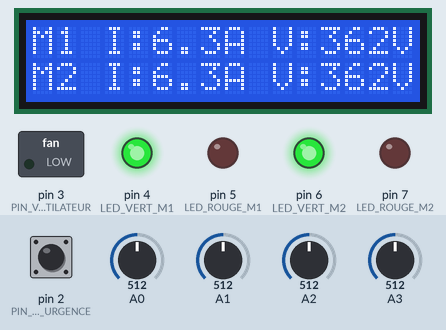
The sketch below on a simulated Arduino Uno, built with avr-gcc and run on an emulated ATmega328P. Shown: 16×2 character LCD, switched loads named in the sketch (green lamp = pin HIGH), output pins drawn as LEDs (lit = HIGH). The inputs (shaded band) are chosen by the test bench; at power-on: A0 = 512, A2 = 512, pin 2 (PIN_ARRET_URGENCE) HIGH, A1 = 512, A3 = 512. What the sketch prints to the serial monitor is not drawn.

Above: at 3.2 s.
3.3 s: A0 set to 589
At 4.3 s:
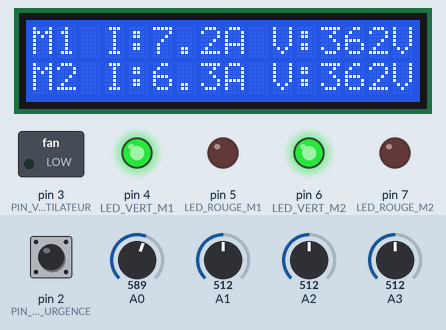
5.1 s: A0 set to 614
At 10.1 s:
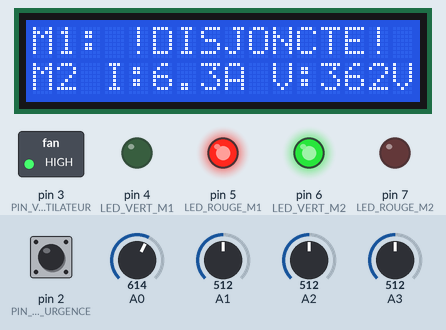
10.2 s: A2 set to 591
At 12.3 s:
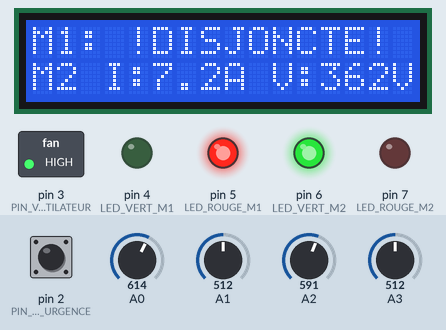
12.8 s: A2 set to 608
At 13.7 s:
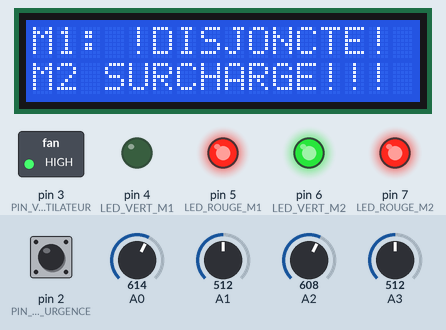
17.9 s: pin 2 (PIN_ARRET_URGENCE) pulled LOW for 3.2 s
At 20.3 s:
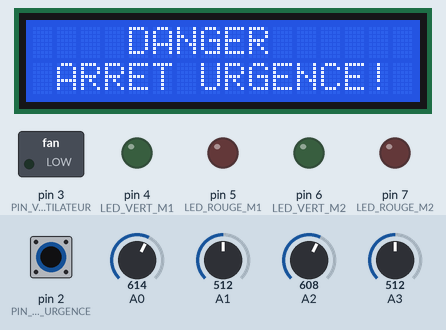
Timing chart, 0 to 21.8 s (numbered marks = the images above; inputs shaded):
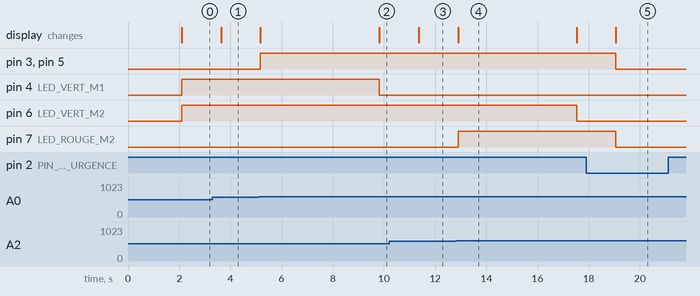

The sketch:

surveillance_ppp1.ino
```cpp
#include <LiquidCrystal.h>
// LCD : RS, EN, D4, D5, D6, D7
LiquidCrystal lcd(8, 9, 10, 11, 12, 13);

// Seuil de surcharge (valeur analogique)
#define SEUIL 600

// ── Broche du Ventilateur de Secours ─────────────────────
const int PIN_VENTILATEUR = 3; // Moteur / Fan de secours
const int PIN_ARRET_URGENCE = 2; // Bouton d'urgence sur la broche 5
const unsigned long TEMPS_CRITIQUE = 4000; // 4 secondes avant coupure auto
// LEDs
#define LED_VERT_M1  4
#define LED_ROUGE_M1 5
#define LED_VERT_M2  6
#define LED_ROUGE_M2 7

// ─── Constantes physiques ────────────────────────────────────
#define COS_PHI       0.91         // Facteur de puissance (moteur industriel)
#define TEMP_BASE     35.0         // Température de base (°C)
#define TEMP_CHARGE   2.5          // Augmentation par ampère de courant

// ─── Énergie cumulée (kWh) ───────────────────────────────────
float energie_M1 = 0.0;
float energie_M2 = 0.0;
unsigned long tDernier = 0;

// ─── Compteur secondes pour timestamp ────────────────────────
unsigned long secondes = 0;
unsigned long tTimestamp = 0;
bool systemeBloque = false;      // Variable pour mémoriser l'état d'urgence
unsigned long chronoM1 = 0;      // Chrono de surcharge pour Machine 1
bool coupureAutoM1 = false;      // État de la coupure automatique Machine 1
unsigned long chronoM2 = 0;      // Chrono de surcharge pour Machine 2
bool coupureAutoM2 = false;      // État de la coupure automatique Machine 2

void setup() {
  Serial.begin(9600);

  pinMode(LED_VERT_M1,  OUTPUT);
  pinMode(LED_ROUGE_M1, OUTPUT);
  pinMode(LED_VERT_M2,  OUTPUT);
  pinMode(LED_ROUGE_M2, OUTPUT);
  pinMode(PIN_VENTILATEUR, OUTPUT);
  pinMode(PIN_ARRET_URGENCE, INPUT_PULLUP);

  lcd.begin(16, 2);
  lcd.clear();
  lcd.setCursor(0, 0);
  lcd.print(" Surveillance  ");
  lcd.setCursor(0, 1);
  lcd.print(" Industrielle  ");
  delay(2000);
  lcd.clear();
  // Initialisation sécurisée : Ventilateur éteint au démarrage
  digitalWrite(PIN_VENTILATEUR, LOW);
  tDernier   = millis();
  tTimestamp = millis();
}

// ════════════════════════════════════════════════════════════
// Génère un timestamp simulé : "2025-05-24T14:32:01"
String getTimestamp() {
  secondes = millis() / 1000;
  unsigned long h  = (secondes / 3600) % 24;
  unsigned long m  = (secondes / 60)   % 60;
  unsigned long s  =  secondes          % 60;

  char buf[22];
  sprintf(buf, "2025-05-26T%02lu:%02lu:%02lu", h, m, s);
  return String(buf);
}

// ────────────────────────────────────────────────────────────
// Détermine l'état machine selon courant et surcharge
String determinerEtat(float courant, bool surcharge, bool coupure_auto) {
  if (coupure_auto)   return "DISJONCTE"; // 🔴 Priorité absolue : affichera Disjoncté en texte
  if (courant < 0.1)  return "OFF";
  if (surcharge)      return "SURCHARGE";
  return "ON";
}

// ────────────────────────────────────────────────────────────
// Calcule la température estimée selon la charge
float calculerTemp(float courant, bool surcharge) {
  float temp = TEMP_BASE + (courant * TEMP_CHARGE);
  if (surcharge) temp += 20.0;  // surchauffe en surcharge
  return temp;
}

// ────────────────────────────────────────────────────────────
// Envoie le JSON complet pour une machine sur Serial
void envoyerJSON(
    String machine_id,
    float  tension,
    float  courant,
    float  puissance,
    float  energie,
    bool   surcharge,
    float  temp,
    bool   coupure_auto,
    bool   ventilo_actif)
{
  float puissReactive = puissance * tan(acos(COS_PHI));  // Q = P × tan(φ)
  String etat         = determinerEtat(courant, surcharge, coupure_auto);
  String ts           = getTimestamp();

  Serial.print("{");
  Serial.print("\"machine_id\":\"");           Serial.print(machine_id);         Serial.print("\",");
  Serial.print("\"timestamp\":\"");            Serial.print(ts);                 Serial.print("\",");
  Serial.print("\"tension_V\":");              Serial.print(tension, 1);         Serial.print(",");
  Serial.print("\"courant_A\":");              Serial.print(courant, 2);         Serial.print(",");
  Serial.print("\"puissance_W\":");            Serial.print(puissance, 1);       Serial.print(",");
  Serial.print("\"puissance_reactive_VAR\":"); Serial.print(puissReactive, 1);   Serial.print(",");
  Serial.print("\"cos_phi\":");               Serial.print(COS_PHI, 2);         Serial.print(",");
  Serial.print("\"energie_kWh\":");            Serial.print(energie, 4);         Serial.print(",");
  Serial.print("\"temperature_C\":");          Serial.print(temp, 1);            Serial.print(",");
  Serial.print("\"etat_machine\":\"");         Serial.print(etat);               Serial.print("\",");
  Serial.print("\"coupure_automatique\":");    Serial.print(coupure_auto ? "true" : "false"); Serial.print(",");
  Serial.print("\"ventilateur_secours\":");    Serial.print(ventilo_actif ? "true" : "false");
  Serial.println("}");
}

// ════════════════════════════════════════════════════════════
void loop() {

  /*// ── Debug RAW (à supprimer après calibration) ─────────────
  Serial.print("RAW A0="); Serial.print(analogRead(A0));
  Serial.print(" A1=");    Serial.print(analogRead(A1));
  Serial.print(" A2=");    Serial.print(analogRead(A2));
  Serial.print(" A3=");    Serial.println(analogRead(A3));
  delay(200);*/
  if (digitalRead(PIN_ARRET_URGENCE) == LOW) {
    systemeBloque = true;
  }
  // Si le système est bloqué par l'urgence
  if (systemeBloque) {
    // 1. On coupe TOUTES les sorties physiques (sécurité)
    digitalWrite(LED_VERT_M1, LOW);
    digitalWrite(LED_ROUGE_M1, LOW);
    digitalWrite(LED_VERT_M2, LOW);
    digitalWrite(LED_ROUGE_M2, LOW);
    digitalWrite(PIN_VENTILATEUR, LOW);

    // 2. On affiche le message d'alerte critique sur l'écran LCD
    lcd.setCursor(0, 0);
    lcd.print("    DANGER     ");
    lcd.setCursor(0, 1);
    lcd.print(" ARRET URGENCE! ");

    // 3. 🆕 On envoie l'état ARRET_URGENCE avec des valeurs à 0 pour CHAQUE machine
    // Envoi pour la Machine 1
    Serial.print("{");
    Serial.print("\"machine_id\":\"M1_CNC\",");
    Serial.print("\"timestamp\":\"" + getTimestamp() + "\",");
    Serial.print("\"tension_V\":0.0,");
    Serial.print("\"courant_A\":0.0,");
    Serial.print("\"puissance_W\":0.0,");
    Serial.print("\"puissance_reactive_VAR\":0.0,");
    Serial.print("\"cos_phi\":0.91,");
    Serial.print("\"energie_kWh\":" + String(energie_M1, 4) + ",");
    Serial.print("\"temperature_C\":35.0,");
    Serial.print("\"etat_machine\":\"ARRET_URGENCE\",");
    Serial.print("\"coupure_automatique\":false,");
    Serial.print("\"ventilateur_secours\":false");
    Serial.println("}");

    // Envoi pour la Machine 2
    Serial.print("{");
    Serial.print("\"machine_id\":\"M2_MOTOR\",");
    Serial.print("\"timestamp\":\"" + getTimestamp() + "\",");
    Serial.print("\"tension_V\":0.0,");
    Serial.print("\"courant_A\":0.0,");
    Serial.print("\"puissance_W\":0.0,");
    Serial.print("\"puissance_reactive_VAR\":0.0,");
    Serial.print("\"cos_phi\":0.91,");
    Serial.print("\"energie_kWh\":" + String(energie_M2, 4) + ",");
    Serial.print("\"temperature_C\":35.0,");
    Serial.print("\"etat_machine\":\"ARRET_URGENCE\",");
    Serial.print("\"coupure_automatique\":false,");
    Serial.print("\"ventilateur_secours\":false");
    Serial.println("}");

    delay(1000); // Pause d'une seconde entre chaque envoi de boucle
    return;     // On recommence la boucle loop() sans lire les capteurs
  }
  // ── Échantillonnage RMS ───────────────────────────────────
  unsigned long debut = millis();
  long somme_I1 = 0, somme_V1 = 0;
  long somme_I2 = 0, somme_V2 = 0;
  long nb = 0;

  while (millis() - debut < 20) {
    long raw_I1 = analogRead(A0);
    long raw_V1 = analogRead(A3);
    long raw_I2 = analogRead(A2);
    long raw_V2 = analogRead(A1);

    somme_I1 += (raw_I1 * raw_I1);
    somme_V1 += (raw_V1 * raw_V1);
    somme_I2 += (raw_I2 * raw_I2);
    somme_V2 += (raw_V2 * raw_V2);
    nb++;
  }

  // ── Calcul RMS brut ──────────────────────────────────────
  float rms_I1 = sqrt((float)somme_I1 / nb);
  float rms_V1 = sqrt((float)somme_V1 / nb);
  float rms_I2 = sqrt((float)somme_I2 / nb);
  float rms_V2 = sqrt((float)somme_V2 / nb);

  // ── Conversion en valeurs physiques ─────────────────────
  float courant1  = rms_I1 * (5.0 / 1023.0) * 2.5;
  float tension1  = rms_V1 * (5.0 / 1023.0) * 145.0;
  float courant2  = rms_I2 * (5.0 / 1023.0) * 2.5;
  float tension2  = rms_V2 * (5.0 / 1023.0) * 145.0;

  float puissance1 = courant1 * tension1 * COS_PHI;
  float puissance2 = courant2 * tension2 * COS_PHI;

  // ── Calcul énergie cumulée (kWh) ─────────────────────────
  float dt_h = (millis() - tDernier) / 3600000.0;
  tDernier   = millis();
  energie_M1 += (puissance1 / 1000.0) * dt_h;
  energie_M2 += (puissance2 / 1000.0) * dt_h;

  // ── Détection surcharge ───────────────────────────────────
  bool surcharge1 = (rms_I1 > SEUIL);
  bool surcharge2 = (rms_I2 > SEUIL);

  // ── Température simulée ───────────────────────────────────
  float temp1 = calculerTemp(courant1, surcharge1);
  float temp2 = calculerTemp(courant2, surcharge2);
// LOGIQUE DE COUPURE AUTOMATIQUE TEMPORISÉE ─────────
  // --- Machine 1 ---
  if (surcharge1 && !coupureAutoM1) {
    if (chronoM1 == 0) {
      chronoM1 = millis(); // On lance le chronomètre dès que la surcharge commence
    }
    // Si la surcharge dure depuis plus de 3 secondes
    if (millis() - chronoM1 >= TEMPS_CRITIQUE) {
      coupureAutoM1 = true; // Déclenchement de la coupure automatique
    }
  } else if (!surcharge1) {
    chronoM1 = 0; // On réinitialise le chrono si le courant redescend
  }
  // --- Machine 2 ---
  if (surcharge2 && !coupureAutoM2) {
    if (chronoM2 == 0) {
      chronoM2 = millis();
    }
    if (millis() - chronoM2 >= TEMPS_CRITIQUE) {
      coupureAutoM2 = true;
    }
  } else if (!surcharge2) {
    chronoM2 = 0;
  }
// 🆕 SÉCURITÉ : FORCE LES VALEURS À ZÉRO SUR COUPURE AUTOMATIQUE
  if (coupureAutoM1) {
    courant1 = 0.0;
    tension1 = 0.0;
    puissance1 = 0.0;
  }
  if (coupureAutoM2) {
    courant2 = 0.0;
    tension2 = 0.0;
    puissance2 = 0.0;
  }
// GESTION DES LEDS ET SORTIES PHYSIQUES ──────────────
  // Machine 1
  if (coupureAutoM1) {
    digitalWrite(LED_VERT_M1, LOW);  // Disjoncté : Plus de jus (éteint)
    digitalWrite(LED_ROUGE_M1, HIGH); // Alerte critique fixe
  } else {
    digitalWrite(LED_VERT_M1, (courant1 >= 0.1) ? HIGH : LOW);
    digitalWrite(LED_ROUGE_M1, surcharge1 ? HIGH : LOW);
  }
  // Machine 2
  if (coupureAutoM2) {
    digitalWrite(LED_VERT_M2, LOW);
    digitalWrite(LED_ROUGE_M2, HIGH);
  } else {
    digitalWrite(LED_VERT_M2, (courant2 >= 0.1) ? HIGH : LOW);
    digitalWrite(LED_ROUGE_M2, surcharge2 ? HIGH : LOW);
  }
  // Gestion du Ventilateur de Secours
  bool ventiloM1 = (surcharge1 || coupureAutoM1);
  bool ventiloM2 = (surcharge2 || coupureAutoM2);
  if (ventiloM1 || ventiloM2) {
    digitalWrite(PIN_VENTILATEUR, HIGH);
  } else {
    digitalWrite(PIN_VENTILATEUR, LOW);
  }
// ── Affichage LCD ─────────────────────────────────────────
  // Ligne 1 : Machine 1
  lcd.setCursor(0, 0);
  if (coupureAutoM1) {
    lcd.print("M1: !DISJONCTE! ");
  } else if (surcharge1) {
    lcd.print("M1 SURCHARGE!!! ");
  } else {
    lcd.print("M1 I:"); lcd.print(courant1, 1); lcd.print("A V:"); lcd.print((int)tension1); lcd.print("V ");
  }

  // Ligne 2 : Machine 2
  lcd.setCursor(0, 1);
  if (coupureAutoM2) {
    lcd.print("M2: !DISJONCTE! ");
  } else if (surcharge2) {
    lcd.print("M2 SURCHARGE!!! ");
  } else {
    lcd.print("M2 I:"); lcd.print(courant2, 1); lcd.print("A V:"); lcd.print((int)tension2); lcd.print("V ");
  }


  // ── Envoi JSON → Python (étudiant 3) via Serial ──────────
  envoyerJSON("M1_CNC",   tension1, courant1, puissance1, energie_M1, surcharge1, temp1, coupureAutoM1, ventiloM1);
  envoyerJSON("M2_MOTOR", tension2, courant2, puissance2, energie_M2, surcharge2, temp2, coupureAutoM2, ventiloM2);

  delay(1000);
}
```

Measured:
- the behaviour switches between 600 and 601 on A0 (found by bisection; images 1 and 2)
- the behaviour switches between 600 and 601 on A2 (found by bisection; images 3 and 4)
- after the input at 3.3 s, the display: changes after 0.33 s (image 1)
- after the input at 5.1 s, pin 3 (PIN_VENTILATEUR), pin 5 (LED_ROUGE_M1): LOW → HIGH after 0.07 s; pin 4 (LED_VERT_M1): HIGH → LOW after 4.7 s; the display: first changes after 0.08 s (image 2 shows a later state)
- after the input at 10.2 s, the display: changes after 1.2 s (image 3)
- after the input at 12.8 s, pin 6 (LED_VERT_M2): HIGH → LOW after 4.7 s; pin 7 (LED_ROUGE_M2): LOW → HIGH after 0.10 s; the display: changes after 0.10 s (image 4)
- after the input at 17.9 s, pin 3 (PIN_VENTILATEUR), pin 5 (LED_ROUGE_M1), pin 7 (LED_ROUGE_M2): HIGH → LOW after 1.1 s; the display: changes after 1.2 s (image 5)
